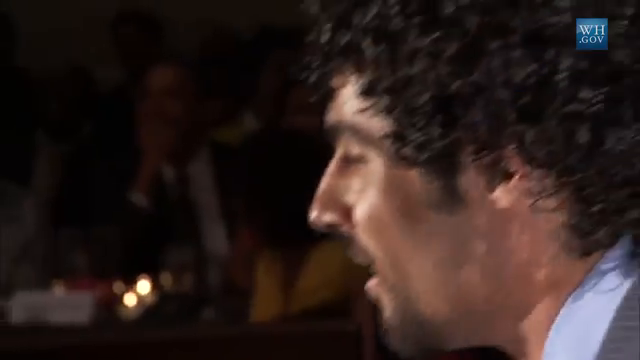
#> input picture frame 27 of short_hamilton_clip.mp4, 640 x 360 px
$ python videowriter.py
#> lines starting #> are read from the running program, lines starting #| are printed output that depends on the picture
import numpy as np
import cv2

cap = cv2.VideoCapture('short_hamilton_clip.mp4')

# Define the codec and create VideoWriter object
fourcc = cv2.VideoWriter_fourcc(*'XVID')
out = cv2.VideoWriter('output.avi',fourcc,20.0,(640,480))

while(cap.isOpened()):
    ret, frame  = cap.read()
#> frame is the input picture: shape (360, 640, 3); mean B, G, R 28.5, 31.7, 45.6
    if ret == True:
        frame = cv2.flip(frame,0)
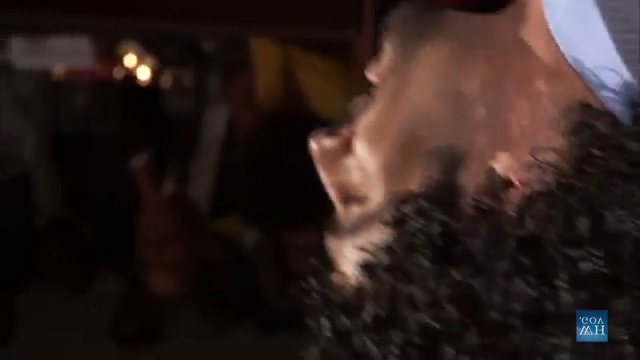
#> frame: shape (360, 640, 3); mean B, G, R 28.5, 31.7, 45.6
        # write the flipped frame
        out.write(frame)

        cv2.imshow('frame',frame)
        if cv2.waitKey(1) & 0xFF == ord('q'):
#> (key q is pressed here)
            break
    else:
        break

# Release everything if job finished
cap.release()
out.release()
cv2.destroyAllWindows()

$ run again, starting later in the video
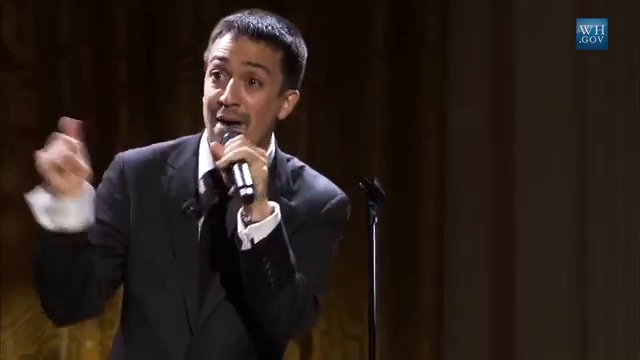
#> input picture frame 123 of short_hamilton_clip.mp4, 640 x 360 px
#> frame is the input picture: shape (360, 640, 3); mean B, G, R 25.2, 31.2, 42.5
#> `frame = cv2.flip(frame,0)`:
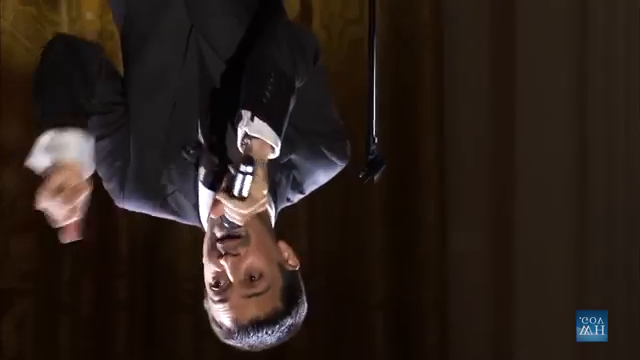
#> frame: shape (360, 640, 3); mean B, G, R 25.2, 31.2, 42.5

$ run again, starting later in the video
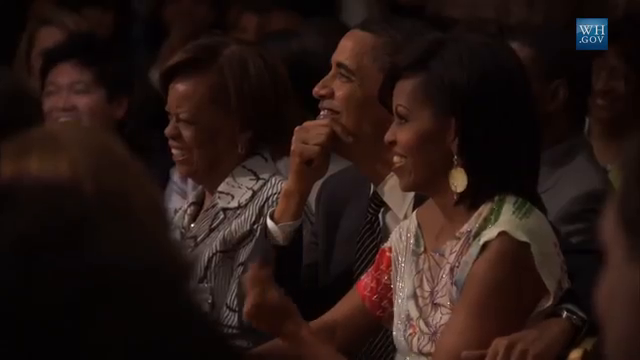
#> input picture frame 220 of short_hamilton_clip.mp4, 640 x 360 px
#> frame is the input picture: shape (360, 640, 3); mean B, G, R 19.6, 23.4, 38.5
#> `frame = cv2.flip(frame,0)`:
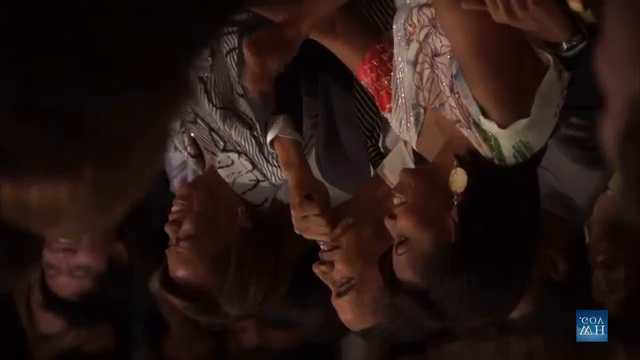
#> frame: shape (360, 640, 3); mean B, G, R 19.6, 23.4, 38.5
